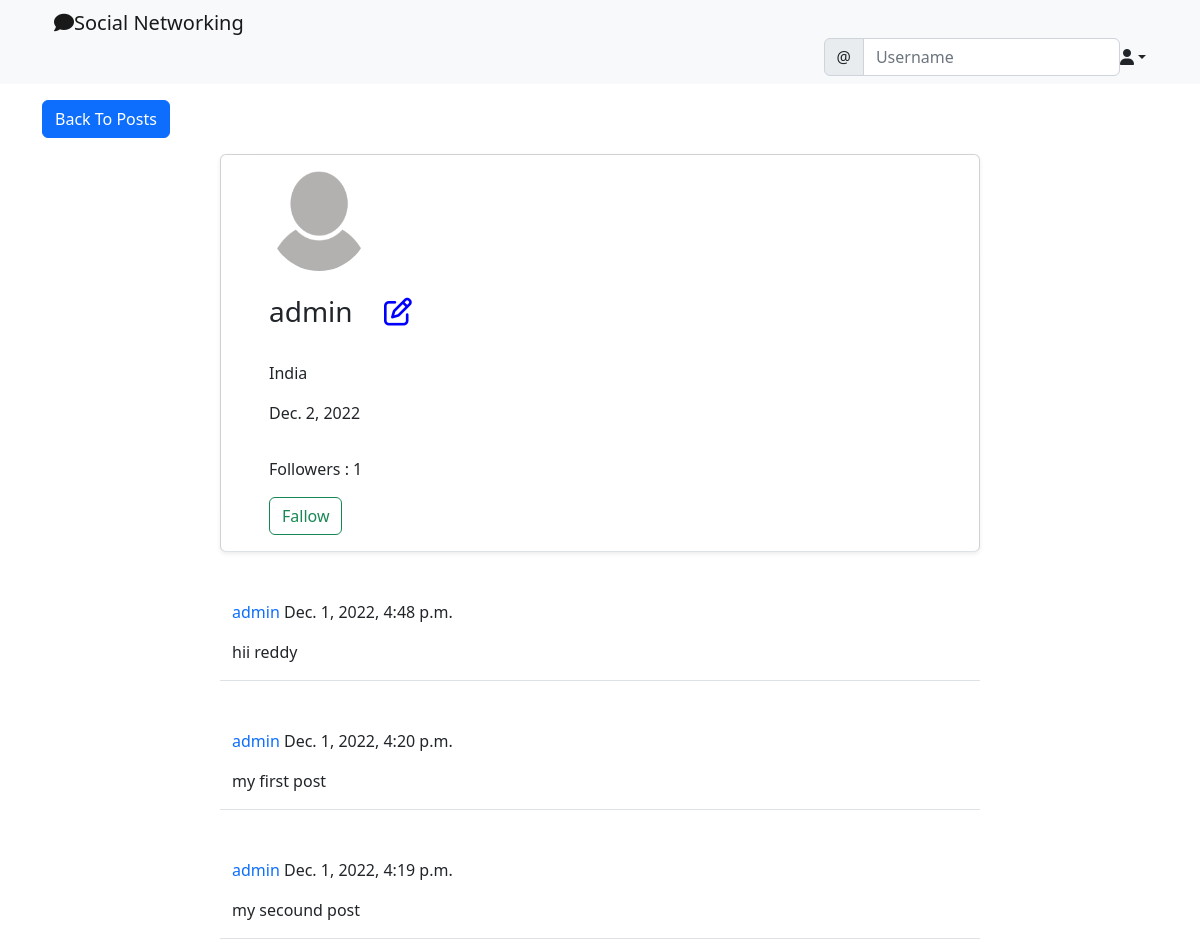
Screenshot of /social/profile/1 with the database file from the repository.
### social_appe/models.py (models this page shows)
class UserProfile(models.Model):
    user=models.OneToOneField(User,primary_key=True,verbose_name='user',related_name='profile',on_delete=models.CASCADE)
    name=models.CharField(max_length=30,blank=True,null=True)
    bio=models.TextField(max_length=500,blank=True,null=True)
    birth_date=models.DateField(null=True,blank=True)
    location=models.CharField(max_length=100,null=True,blank=True)
    picture=models.ImageField(upload_to='upload/profile_pictures',default='uploads/profile_pictures/default.png')
    followers=models.ManyToManyField(User,related_name='followers',blank=True)

class Post(models.Model):
    body=models.TextField()
    created_on=models.DateTimeField(default=timezone.now())
    author=models.ForeignKey(User,on_delete=models.CASCADE)

### social_appe/views.py (the view)
# urls.py: path('profile/<int:pk>',ProfileView.as_view(),name='profile'),
class ProfileView(View):
    def get(self,request,pk,*args,**kwargs):
        profile=UserProfile.objects.get(pk=pk)
        user=profile.user
        posts=Post.objects.filter(author=user).order_by('-created_on')
        followers=profile.followers.all()
        if len(followers) == 0:
            is_following = False
        for follower in followers:
            if follower == request.user:
                is_following = True
                break
            else:
                is_following = False
        number_of_followers=len(followers)
        content={
            'user':user,
            'profile':profile,
            'posts':posts,
            'number_of_followers':number_of_followers,
            'is_following':is_following
        }
        return render(request,'social_appe/profile.html',content)

### social_appe/templates/social_appe/profile.html (shortened to what this page needs)
{% extends 'landing/base.html' %}
{% load crispy_forms_tags %}
{% block content %}
    <div class="container">
    <div class="row mt-3">
        <div class="col-md-5 col-sm-6">
            <a href="{% url 'post_list' %}" class="btn btn-primary">Back To Posts</a>
        </div>
    </div>
    <div class="row justify-content-center mt-3">
        <div class="card shadow-sm  col-md-8 col-sm-12 border-bottom px-5 pt-3 ">
        <img src="{{ profile.picture.url }}" class="rounded-circle" width="100" height="100">
            {% if profile.name %}
                <h3 class="py-4">{{ profile.name }}
                    <span class="mx-4">
                        <a href="{% url 'profile_edit' profile.pk %}" style="color: blue"><i class="fa fa-edit"></i></a>
                    </span>
                </h3>
                {% else %}
                 <h3 class="py-4">{{ user.username }}
                    <span class="mx-4">
                        <a href="{% url 'profile_edit' profile.pk %}" style="color: blue"><i class="fa fa-edit"></i></a>
                    </span>
                </h3>
            {% endif %}
            {% if profile.location %}
                <p>{{ profile.location }}</p>
            {% endif %}
            {% if profile.birth_date %}
                <p>{{ profile.birth_date }}</p>
            {% endif %}
         <div class="my-3">
        <p>Followers : {{ number_of_followers }}</p>
        {% if user == request.user %}
            {% else %}
            {% if is_following %}
                <form method="post" action="{% url 'remove_followers' profile.pk %}">
                    {% csrf_token %}
                    <button class="btn btn-outline-danger" type="submit">Un Follow</button>
                </form>
                {% else %}
                <form method="post" action="{% url 'add_followers' profile.pk %}">
                    <button class="btn btn-outline-success" type="submit">Fallow</button>
                </form>
            {% endif %}
        {% endif %}
    </div>
        </div>
    </div>
    {% for post in posts %}
    <div class="row justify-content-center mt-5">
        <div class="col-md-8 col-sm-12 border-bottom ">
            <p><a style="text-decoration: none" class="text-primary" href="{% url 'profile' post.author.profile.pk %}"> {{ post.author }}</a> {{ post.created_on }}</p>
            <div class="position-relative">
                <p>{{ post.body }}</p>
            </div>
        </div>
    </div>
    {% endfor %}
    </div>
{% endblock content %}

### landing/templates/landing/base.html (shortened to what this page needs)
<!doctype html>
<html lang="en">
  <head>
      <link href="https://cdn.jsdelivr.net/npm/bootstrap@5.2.3/dist/css/bootstrap.min.css" rel="stylesheet">
  </head>
  <body>
  {% include 'landing/nacbar.html' %}
    {% block content %}
    {% endblock content %}
  </body>
</html>

### landing/templates/landing/nacbar.html (shortened to what this page needs)
<nav class="navbar navbar-expand-lg bg-light">
<div class="container">
  <div class="container-fluid">
    <a class="navbar-brand"
       {% if user.is_authenticated %}
            href="{% url 'post_list' %}"
       {% else %}
            href="{% url 'index' %}"
       {% endif %}
    ><i class=" fa fa-comment"></i>Social Networking</a>
    <div class="collapse navbar-collapse" id="navbarSupportedContent">
      <form class="d-flex" role="search">
         <div class="input-group">
              <span class="input-group-text" id="basic-addon1">@</span>
              <input type="text" class="form-control" placeholder="Username" aria-label="Username" aria-describedby="basic-addon1">
         </div>
      </form>
        {% if user.is_authenticated %}
        <div class="nav-item dropdown">
                 <a class="nav-link dropdown-toggle text-dark" data-bs-toggle="dropdown" role="buton" aria-expanded="false"><i class="fas fa-user"></i></a>
        </div>
        {% endif %}
    </div>
  </div>
</div>
</nav>

### rows the page displays
UserProfile: picture (placeholder picture), name "admin", location "India", birth_date "Dec. 2, 2022"
Post: author "admin", created_on "Dec. 1, 2022, 4:48 p.m.", body "hii reddy"
Post: author "admin", created_on "Dec. 1, 2022, 4:20 p.m.", body "my first post"
Post: author "admin", created_on "Dec. 1, 2022, 4:19 p.m.", body "my secound post"

### other values shown
{{ number_of_followers }} "1"
